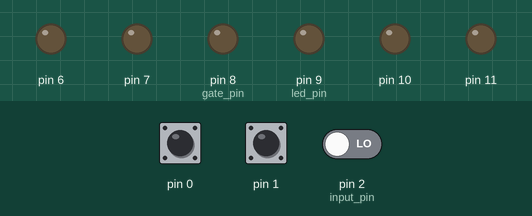
Simulated run of this sketch. Board: Arduino Uno, built with avr-gcc and run on an emulated ATmega328P. Parts: output pins drawn as LEDs (lit = HIGH). Inputs (shaded band) come from the test bench; at power-on: pin 0 LOW, pin 1 LOW, pin 2 (input_pin) LOW.

Above: at 1.8 s.
1.9 s: pin 0 driven HIGH
At 2.7 s:
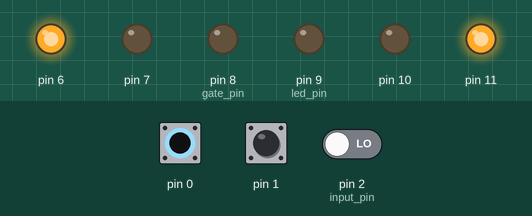
3.4 s: pin 1 driven HIGH
At 3.9 s:
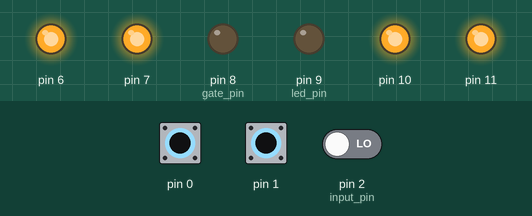
4.9 s: pin 2 (input_pin) driven HIGH
At 6.1 s:
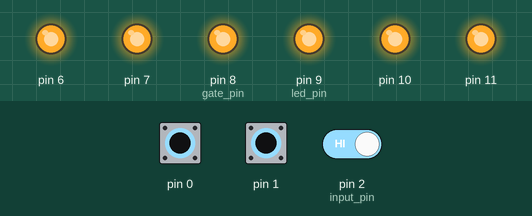
6.4 s: pin 0 pulsed LOW 5 times (0.12 s each, 0.3 s apart)
At 9.0 s:
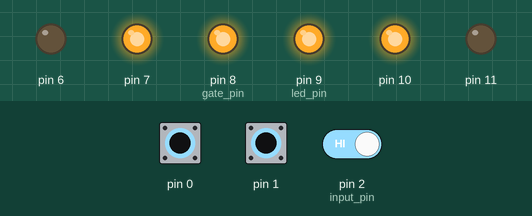
9.4 s: pin 1 pulsed LOW 2 times (0.12 s each, 0.3 s apart)
At 9.67 s:
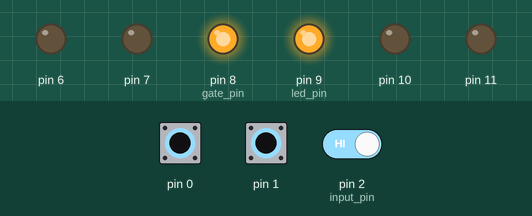
Timing chart, 0 to 12.4 s (numbered marks = the images above; inputs shaded):
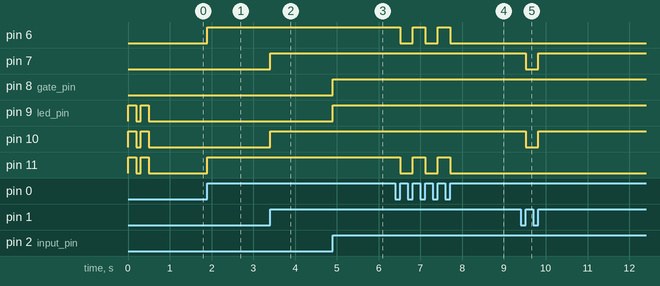

The sketch:

TripleFlipFlop.ino
```cpp
typedef struct flip{
  uint8_t led_pin;
  uint8_t gate_pin;
  uint8_t input_pin;
  boolean state;
  boolean last_read;
};

struct flip f1, f2, f3;

void setup(){

  f1.led_pin = 9;
  f1.gate_pin= 8;
  f1.input_pin= 2;
  f1.state = false;
  f1.last_read = false;

  f2.led_pin = 10;
  f2.gate_pin= 7;
  f2.input_pin= 1;
  f2.state = false;
  f2.last_read = false;

  f3.led_pin = 11;
  f3.gate_pin= 6;
  f3.input_pin= 0;
  f3.state = false;
  f3.last_read = false;

  pinMode( f1.led_pin, OUTPUT );
  pinMode( f1.gate_pin, OUTPUT );
  pinMode( f1.input_pin, INPUT );

  pinMode( f2.led_pin, OUTPUT );
  pinMode( f2.gate_pin, OUTPUT );
  pinMode( f2.input_pin, INPUT );

  pinMode( f3.led_pin, OUTPUT );
  pinMode( f3.gate_pin, OUTPUT );
  pinMode( f3.input_pin, INPUT );

  initSequence();

}

void loop(){

 doFlop(&f1);
 doFlop(&f2);
 doFlop(&f3);

}

//run the flip flop
void doFlop(struct flip* flop){
  boolean pin_state = digitalRead(flop->input_pin);
  if(pin_state != flop->last_read && pin_state){
    flop->state = !flop->state;
    digitalWrite( flop->led_pin , flop->state );
    digitalWrite( flop->gate_pin , flop->state );
  }
  flop->last_read = pin_state;
}
```

LedFunctions.ino
```cpp
//Show a light show to let us know it's on
void initSequence(){
  allHigh(200);
  allLow(100);
  allHigh(200);
  allLow(100);
}

void allHigh(int d){
  digitalWrite( f1.led_pin, HIGH );
  digitalWrite( f2.led_pin, HIGH );
  digitalWrite( f3.led_pin, HIGH );
  delay(d);
}

void allLow(int d){
  digitalWrite( f1.led_pin, LOW );
  digitalWrite( f2.led_pin, LOW );
  digitalWrite( f3.led_pin, LOW );
  delay(d);
}
```

Measured:
- after the input at 1.9 s, pin 6, pin 11: LOW → HIGH at once
- after the input at 3.4 s, pin 7, pin 10: LOW → HIGH at once
- after the input at 4.9 s, pin 8 (gate_pin), pin 9 (led_pin): LOW → HIGH at once
- after the input at 6.4 s, pin 6, pin 11: alternates HIGH for 0.30 s and LOW for 0.30 s, 5 changes in all, then stays LOW, starting after 0.12 s
- after the input at 9.4 s, pin 7, pin 10: HIGH → LOW after 0.12 s, → HIGH 0.30 s later
